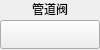
<?xml version="1.0" encoding="UTF-8"?>
<ui version="4.0">
 <class>TankAirValve</class>
 <widget class="QWidget" name="TankAirValve">
  <property name="geometry">
   <rect>
    <x>0</x>
    <y>0</y>
    <width>100</width>
    <height>50</height>
   </rect>
  </property>
  <property name="windowTitle">
   <string>Form</string>
  </property>
  <property name="autoFillBackground">
   <bool>false</bool>
  </property>
  <widget class="QPushButton" name="valvePushButton">
   <property name="geometry">
    <rect>
     <x>0</x>
     <y>20</y>
     <width>100</width>
     <height>29</height>
    </rect>
   </property>
   <property name="text">
    <string/>
   </property>
   <property name="flat">
    <bool>false</bool>
   </property>
  </widget>
  <widget class="QLabel" name="nameLabel">
   <property name="geometry">
    <rect>
     <x>5</x>
     <y>1</y>
     <width>90</width>
     <height>16</height>
    </rect>
   </property>
   <property name="text">
    <string>管道阀</string>
   </property>
   <property name="alignment">
    <set>Qt::AlignCenter</set>
   </property>
  </widget>
 </widget>
 <resources/>
 <connections/>
</ui>
